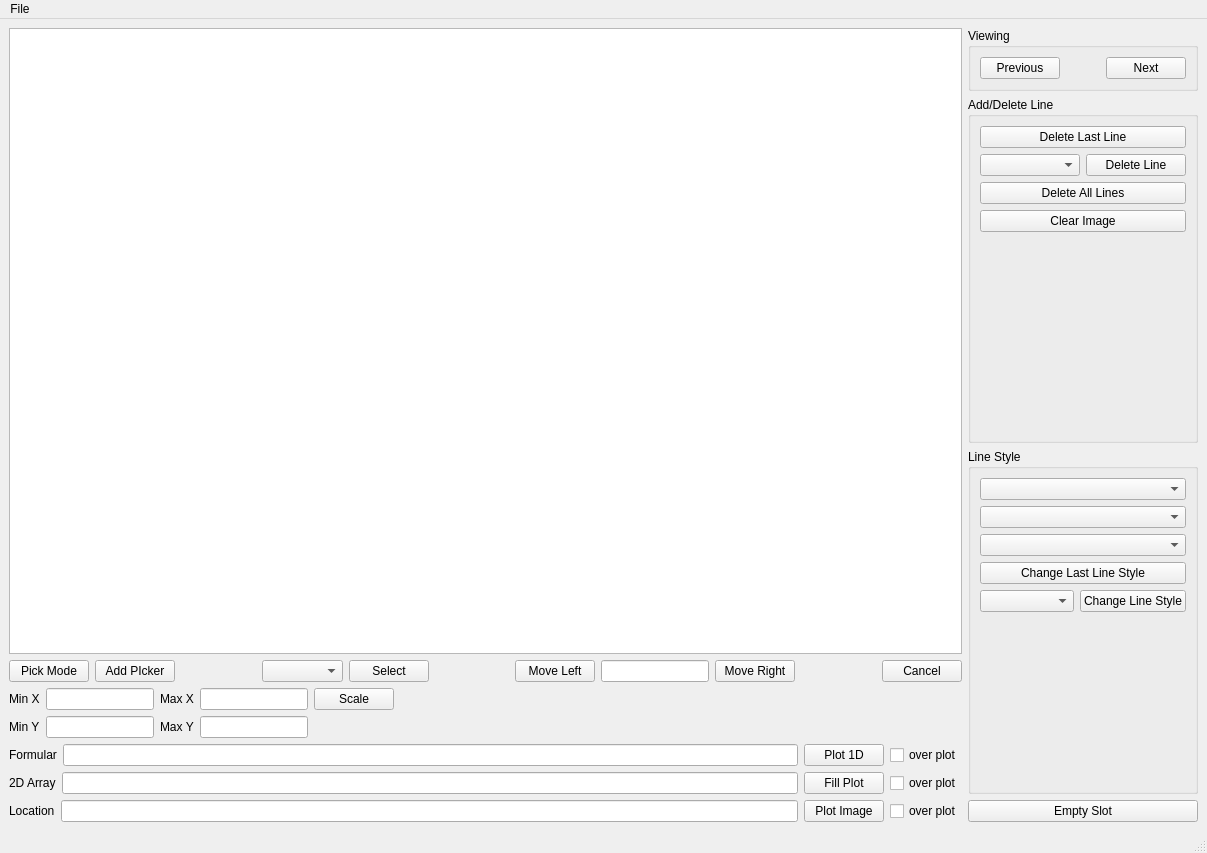
<?xml version="1.0" encoding="UTF-8"?>
<ui version="4.0">
 <class>MainWindow</class>
 <widget class="QMainWindow" name="MainWindow">
  <property name="geometry">
   <rect>
    <x>0</x>
    <y>0</y>
    <width>1207</width>
    <height>853</height>
   </rect>
  </property>
  <property name="sizePolicy">
   <sizepolicy hsizetype="Preferred" vsizetype="Preferred">
    <horstretch>0</horstretch>
    <verstretch>0</verstretch>
   </sizepolicy>
  </property>
  <property name="windowTitle">
   <string>MainWindow</string>
  </property>
  <widget class="QWidget" name="centralwidget">
   <layout class="QGridLayout" name="gridLayout">
    <item row="0" column="0">
     <layout class="QHBoxLayout" name="horizontalLayout">
      <item>
       <layout class="QVBoxLayout" name="verticalLayout_2">
        <item>
         <layout class="QHBoxLayout" name="horizontalLayout_2">
          <item>
           <widget class="MplGraphicsView" name="canvas"/>
          </item>
         </layout>
        </item>
        <item>
         <layout class="QHBoxLayout" name="horizontalLayout_9">
          <item>
           <widget class="QPushButton" name="pushButton_intoPickMode">
            <property name="toolTip">
             <string>&lt;html&gt;&lt;head/&gt;&lt;body&gt;&lt;p&gt;Pick mode: &lt;/p&gt;&lt;p&gt;1. Add a picker / Select a picker&lt;/p&gt;&lt;p&gt;2. Press mouse's left button to move it left and right or up and down;&lt;/p&gt;&lt;p&gt;3. Release mouse's button the stop moving the indicator line;&lt;/p&gt;&lt;/body&gt;&lt;/html&gt;</string>
            </property>
            <property name="text">
             <string>Pick Mode</string>
            </property>
           </widget>
          </item>
          <item>
           <widget class="QPushButton" name="pushButton_addPickupLine">
            <property name="text">
             <string>Add PIcker</string>
            </property>
           </widget>
          </item>
          <item>
           <spacer name="horizontalSpacer_6">
            <property name="orientation">
             <enum>Qt::Horizontal</enum>
            </property>
            <property name="sizeHint" stdset="0">
             <size>
              <width>40</width>
              <height>20</height>
             </size>
            </property>
           </spacer>
          </item>
          <item>
           <widget class="QComboBox" name="comboBox_indicators">
            <property name="sizePolicy">
             <sizepolicy hsizetype="Expanding" vsizetype="Fixed">
              <horstretch>0</horstretch>
              <verstretch>0</verstretch>
             </sizepolicy>
            </property>
            <item>
             <property name="text">
              <string/>
             </property>
            </item>
           </widget>
          </item>
          <item>
           <widget class="QPushButton" name="pushButton_select">
            <property name="text">
             <string>Select</string>
            </property>
           </widget>
          </item>
          <item>
           <spacer name="horizontalSpacer_5">
            <property name="orientation">
             <enum>Qt::Horizontal</enum>
            </property>
            <property name="sizeHint" stdset="0">
             <size>
              <width>40</width>
              <height>20</height>
             </size>
            </property>
           </spacer>
          </item>
          <item>
           <widget class="QPushButton" name="pushButton_moveLeft">
            <property name="text">
             <string>Move Left</string>
            </property>
           </widget>
          </item>
          <item>
           <widget class="QLineEdit" name="lineEdit_step">
            <property name="sizePolicy">
             <sizepolicy hsizetype="Fixed" vsizetype="Fixed">
              <horstretch>0</horstretch>
              <verstretch>0</verstretch>
             </sizepolicy>
            </property>
            <property name="minimumSize">
             <size>
              <width>20</width>
              <height>0</height>
             </size>
            </property>
            <property name="toolTip">
             <string>&lt;html&gt;&lt;head/&gt;&lt;body&gt;&lt;p&gt;Step for moving cursor&lt;/p&gt;&lt;/body&gt;&lt;/html&gt;</string>
            </property>
           </widget>
          </item>
          <item>
           <widget class="QPushButton" name="pushButton_moveRight">
            <property name="text">
             <string>Move Right</string>
            </property>
           </widget>
          </item>
          <item>
           <spacer name="horizontalSpacer_4">
            <property name="orientation">
             <enum>Qt::Horizontal</enum>
            </property>
            <property name="sizeHint" stdset="0">
             <size>
              <width>40</width>
              <height>20</height>
             </size>
            </property>
           </spacer>
          </item>
          <item>
           <widget class="QPushButton" name="pushButton_cancelInteractMode">
            <property name="text">
             <string>Cancel</string>
            </property>
           </widget>
          </item>
         </layout>
        </item>
        <item>
         <layout class="QGridLayout" name="gridLayout_4">
          <item row="0" column="3">
           <widget class="QLineEdit" name="lineEdit_maxX">
            <property name="sizePolicy">
             <sizepolicy hsizetype="Preferred" vsizetype="Preferred">
              <horstretch>0</horstretch>
              <verstretch>0</verstretch>
             </sizepolicy>
            </property>
           </widget>
          </item>
          <item row="0" column="1">
           <widget class="QLineEdit" name="lineEdit_minX">
            <property name="sizePolicy">
             <sizepolicy hsizetype="Preferred" vsizetype="Fixed">
              <horstretch>0</horstretch>
              <verstretch>0</verstretch>
             </sizepolicy>
            </property>
           </widget>
          </item>
          <item row="0" column="0">
           <widget class="QLabel" name="label_5">
            <property name="text">
             <string>Min X</string>
            </property>
           </widget>
          </item>
          <item row="1" column="1">
           <widget class="QLineEdit" name="lineEdit_minY">
            <property name="sizePolicy">
             <sizepolicy hsizetype="Preferred" vsizetype="Fixed">
              <horstretch>0</horstretch>
              <verstretch>0</verstretch>
             </sizepolicy>
            </property>
           </widget>
          </item>
          <item row="1" column="5">
           <spacer name="horizontalSpacer_2">
            <property name="orientation">
             <enum>Qt::Horizontal</enum>
            </property>
            <property name="sizeHint" stdset="0">
             <size>
              <width>40</width>
              <height>20</height>
             </size>
            </property>
           </spacer>
          </item>
          <item row="1" column="0">
           <widget class="QLabel" name="label_4">
            <property name="text">
             <string>Min Y</string>
            </property>
           </widget>
          </item>
          <item row="0" column="2">
           <widget class="QLabel" name="label_6">
            <property name="text">
             <string>Max X</string>
            </property>
           </widget>
          </item>
          <item row="1" column="2">
           <widget class="QLabel" name="label_7">
            <property name="text">
             <string>Max Y</string>
            </property>
           </widget>
          </item>
          <item row="0" column="5">
           <spacer name="horizontalSpacer">
            <property name="orientation">
             <enum>Qt::Horizontal</enum>
            </property>
            <property name="sizeHint" stdset="0">
             <size>
              <width>40</width>
              <height>20</height>
             </size>
            </property>
           </spacer>
          </item>
          <item row="0" column="4">
           <widget class="QPushButton" name="pushButton_rescale">
            <property name="text">
             <string>Scale</string>
            </property>
           </widget>
          </item>
          <item row="1" column="3">
           <widget class="QLineEdit" name="lineEdit_maxY">
            <property name="sizePolicy">
             <sizepolicy hsizetype="Preferred" vsizetype="Fixed">
              <horstretch>0</horstretch>
              <verstretch>0</verstretch>
             </sizepolicy>
            </property>
           </widget>
          </item>
         </layout>
        </item>
        <item>
         <layout class="QHBoxLayout" name="horizontalLayout_4">
          <item>
           <widget class="QLabel" name="label">
            <property name="sizePolicy">
             <sizepolicy hsizetype="Minimum" vsizetype="Preferred">
              <horstretch>0</horstretch>
              <verstretch>0</verstretch>
             </sizepolicy>
            </property>
            <property name="text">
             <string>Formular</string>
            </property>
           </widget>
          </item>
          <item>
           <widget class="QLineEdit" name="lineEdit_formular">
            <property name="sizePolicy">
             <sizepolicy hsizetype="Expanding" vsizetype="Fixed">
              <horstretch>0</horstretch>
              <verstretch>0</verstretch>
             </sizepolicy>
            </property>
           </widget>
          </item>
          <item>
           <widget class="QPushButton" name="pushButton_plot1D">
            <property name="text">
             <string>Plot 1D</string>
            </property>
           </widget>
          </item>
          <item>
           <widget class="QCheckBox" name="checkBox_overplotF">
            <property name="text">
             <string>over plot</string>
            </property>
           </widget>
          </item>
         </layout>
        </item>
        <item>
         <layout class="QHBoxLayout" name="horizontalLayout_5">
          <item>
           <widget class="QLabel" name="label_3">
            <property name="sizePolicy">
             <sizepolicy hsizetype="Minimum" vsizetype="Preferred">
              <horstretch>0</horstretch>
              <verstretch>0</verstretch>
             </sizepolicy>
            </property>
            <property name="text">
             <string>2D Array</string>
            </property>
           </widget>
          </item>
          <item>
           <widget class="QLineEdit" name="lineEdit_2darrayfile">
            <property name="sizePolicy">
             <sizepolicy hsizetype="Expanding" vsizetype="Fixed">
              <horstretch>0</horstretch>
              <verstretch>0</verstretch>
             </sizepolicy>
            </property>
           </widget>
          </item>
          <item>
           <widget class="QPushButton" name="pushButton_plot2D">
            <property name="text">
             <string>Fill Plot</string>
            </property>
           </widget>
          </item>
          <item>
           <widget class="QCheckBox" name="checkBox_overplot2D">
            <property name="text">
             <string>over plot</string>
            </property>
           </widget>
          </item>
         </layout>
        </item>
        <item>
         <layout class="QHBoxLayout" name="horizontalLayout_3">
          <item>
           <widget class="QLabel" name="label_2">
            <property name="sizePolicy">
             <sizepolicy hsizetype="Minimum" vsizetype="Preferred">
              <horstretch>0</horstretch>
              <verstretch>0</verstretch>
             </sizepolicy>
            </property>
            <property name="text">
             <string>Location</string>
            </property>
           </widget>
          </item>
          <item>
           <widget class="QLineEdit" name="lineEdit_imagefile">
            <property name="sizePolicy">
             <sizepolicy hsizetype="Expanding" vsizetype="Fixed">
              <horstretch>0</horstretch>
              <verstretch>0</verstretch>
             </sizepolicy>
            </property>
           </widget>
          </item>
          <item>
           <widget class="QPushButton" name="pushButton_plotImage">
            <property name="text">
             <string>Plot Image</string>
            </property>
           </widget>
          </item>
          <item>
           <widget class="QCheckBox" name="checkBox_overplotImage">
            <property name="text">
             <string>over plot</string>
            </property>
           </widget>
          </item>
         </layout>
        </item>
       </layout>
      </item>
      <item>
       <layout class="QVBoxLayout" name="verticalLayout">
        <item>
         <widget class="QGroupBox" name="groupBox_3">
          <property name="title">
           <string>Viewing</string>
          </property>
          <layout class="QGridLayout" name="gridLayout_5">
           <item row="0" column="0">
            <layout class="QHBoxLayout" name="horizontalLayout_8">
             <item>
              <widget class="QPushButton" name="pushButton_prevLine">
               <property name="text">
                <string>Previous</string>
               </property>
              </widget>
             </item>
             <item>
              <spacer name="horizontalSpacer_3">
               <property name="orientation">
                <enum>Qt::Horizontal</enum>
               </property>
               <property name="sizeType">
                <enum>QSizePolicy::Minimum</enum>
               </property>
               <property name="sizeHint" stdset="0">
                <size>
                 <width>40</width>
                 <height>20</height>
                </size>
               </property>
              </spacer>
             </item>
             <item>
              <widget class="QPushButton" name="pushButton_nextLine">
               <property name="text">
                <string>Next</string>
               </property>
              </widget>
             </item>
            </layout>
           </item>
          </layout>
         </widget>
        </item>
        <item>
         <widget class="QGroupBox" name="groupBox">
          <property name="title">
           <string>Add/Delete Line</string>
          </property>
          <layout class="QGridLayout" name="gridLayout_2">
           <item row="1" column="0">
            <widget class="QPushButton" name="pushButton_delLastLine">
             <property name="text">
              <string>Delete Last Line</string>
             </property>
            </widget>
           </item>
           <item row="5" column="0">
            <widget class="QPushButton" name="pushButton_clear2D">
             <property name="text">
              <string>Clear Image</string>
             </property>
            </widget>
           </item>
           <item row="4" column="0">
            <widget class="QPushButton" name="pushButton_delAllLine">
             <property name="text">
              <string>Delete All Lines</string>
             </property>
            </widget>
           </item>
           <item row="2" column="0">
            <layout class="QHBoxLayout" name="horizontalLayout_6">
             <item>
              <widget class="QComboBox" name="comboBox_lineList">
               <property name="sizePolicy">
                <sizepolicy hsizetype="Preferred" vsizetype="Fixed">
                 <horstretch>0</horstretch>
                 <verstretch>0</verstretch>
                </sizepolicy>
               </property>
              </widget>
             </item>
             <item>
              <widget class="QPushButton" name="pushButton_del1Line">
               <property name="text">
                <string>Delete Line</string>
               </property>
              </widget>
             </item>
            </layout>
           </item>
           <item row="6" column="0">
            <spacer name="verticalSpacer">
             <property name="orientation">
              <enum>Qt::Vertical</enum>
             </property>
             <property name="sizeType">
              <enum>QSizePolicy::Expanding</enum>
             </property>
             <property name="sizeHint" stdset="0">
              <size>
               <width>20</width>
               <height>40</height>
              </size>
             </property>
            </spacer>
           </item>
          </layout>
         </widget>
        </item>
        <item>
         <widget class="QGroupBox" name="groupBox_2">
          <property name="title">
           <string>Line Style</string>
          </property>
          <layout class="QGridLayout" name="gridLayout_3">
           <item row="5" column="0">
            <spacer name="verticalSpacer_2">
             <property name="orientation">
              <enum>Qt::Vertical</enum>
             </property>
             <property name="sizeType">
              <enum>QSizePolicy::Expanding</enum>
             </property>
             <property name="sizeHint" stdset="0">
              <size>
               <width>20</width>
               <height>40</height>
              </size>
             </property>
            </spacer>
           </item>
           <item row="4" column="0">
            <layout class="QHBoxLayout" name="horizontalLayout_7">
             <item>
              <widget class="QComboBox" name="comboBox_lineList2"/>
             </item>
             <item>
              <widget class="QPushButton" name="pushButton_changeLine">
               <property name="text">
                <string>Change Line Style</string>
               </property>
              </widget>
             </item>
            </layout>
           </item>
           <item row="1" column="0">
            <widget class="QComboBox" name="comboBox_color"/>
           </item>
           <item row="2" column="0">
            <widget class="QComboBox" name="comboBox_marker"/>
           </item>
           <item row="0" column="0">
            <widget class="QComboBox" name="comboBox_lineStyle"/>
           </item>
           <item row="3" column="0">
            <widget class="QPushButton" name="pushButton_changeLastLine">
             <property name="text">
              <string>Change Last Line Style</string>
             </property>
            </widget>
           </item>
          </layout>
         </widget>
        </item>
        <item>
         <widget class="QPushButton" name="pushButton_2">
          <property name="text">
           <string>Empty Slot</string>
          </property>
         </widget>
        </item>
       </layout>
      </item>
     </layout>
    </item>
   </layout>
  </widget>
  <widget class="QMenuBar" name="menubar">
   <property name="geometry">
    <rect>
     <x>0</x>
     <y>0</y>
     <width>1207</width>
     <height>25</height>
    </rect>
   </property>
   <widget class="QMenu" name="menuFile">
    <property name="title">
     <string>File</string>
    </property>
    <addaction name="actionQuit"/>
   </widget>
   <addaction name="menuFile"/>
  </widget>
  <widget class="QStatusBar" name="statusbar"/>
  <action name="actionQuit">
   <property name="text">
    <string>Quit</string>
   </property>
   <property name="shortcut">
    <string>Ctrl+Q</string>
   </property>
  </action>
 </widget>
 <customwidgets>
  <customwidget>
   <class>MplGraphicsView</class>
   <extends>QGraphicsView</extends>
   <header>mplgraphicsview.h</header>
  </customwidget>
 </customwidgets>
 <resources/>
 <connections/>
</ui>
